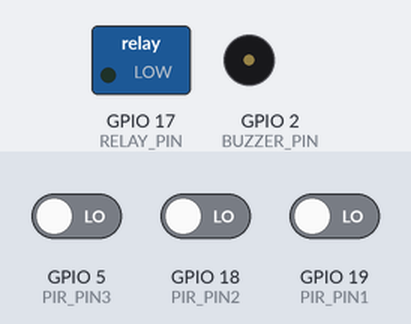
Recording of a sketch running on a simulated ESP32. Parts: switched loads named in the sketch (green lamp = pin HIGH), buzzer (waves = sounding, pin HIGH). The test bench sets the inputs (shaded band); at power-on: GPIO 5 (PIR_PIN3) LOW, GPIO 18 (PIR_PIN2) LOW, GPIO 19 (PIR_PIN1) LOW. WiFi joins after 1.5 s; servers stay silent unless stated; network time is answered at once with the bench clock; the local clock reads 2024-03-15 10:24:30 at power-on unless the sketch sets it; what the sketch prints to the serial monitor is not drawn.

Above: at 3.2 s.
3.3 s: GPIO 5 (PIR_PIN3) driven HIGH
At 5.3 s:
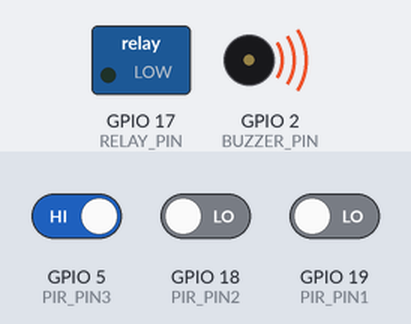
9.2 s: GPIO 5 (PIR_PIN3) driven LOW
At 9.7 s:
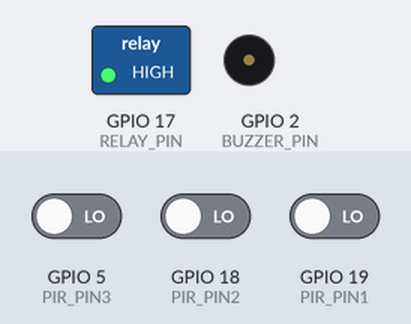
11.9 s: GPIO 18 (PIR_PIN2) driven HIGH
At 13.3 s:
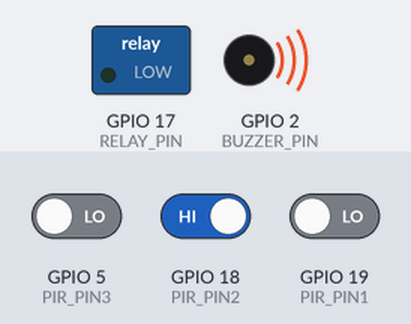
Timing chart, 0 to 20.6 s (numbered marks = the images above; inputs shaded):
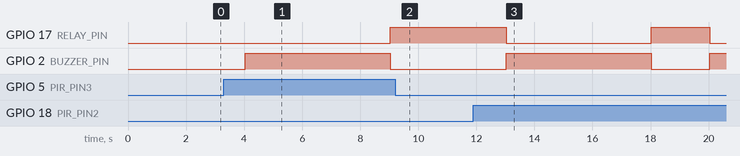

The sketch:

theft_detection.ino
```cpp
#include <Arduino.h>
#include <Wire.h>
#include <Adafruit_Sensor.h>
#include <WiFi.h>
#include <NTPClient.h>
#include <WiFiUdp.h>
  #include <Arduino_ConnectionHandler.h>

#define PIR_PIN1 19 // Connect PIR sensor 1 to GPIO 2
#define PIR_PIN2 18 // Connect PIR sensor 2 to GPIO 4
#define PIR_PIN3 5 // Connect PIR sensor 3 to GPIO 5
#define RELAY_PIN 17 // Connect relay module to GPIO 12
#define BUZZER_PIN 2 // Connect buzzer to GPIO 13
#define NIGHT_MODE_START_HOUR 14 // Night mode start hour (24-hour format)
#define NIGHT_MODE_END_HOUR 14 // Night mode end hour (24-hour format)

const char* ssid = "SCRC_LAB_IOT";
const char* password = "Scrciiith@123";
const char* ntpServer = "pool.ntp.org";
const long gmtOffset_sec = 19800; // GMT offset in seconds (1 hour)
const int daylightOffset_sec = 3600; // Daylight offset in seconds (1 hour)
  WiFiConnectionHandler conn(ssid,password);

WiFiUDP ntpUDP;
NTPClient timeClient(ntpUDP, ntpServer, gmtOffset_sec, daylightOffset_sec);


void setup() {
  pinMode(PIR_PIN1, INPUT);
  pinMode(PIR_PIN2, INPUT);
  pinMode(PIR_PIN3, INPUT);
  pinMode(RELAY_PIN, OUTPUT);
  pinMode(BUZZER_PIN, OUTPUT);

  // Initialize serial communication for debugging
  Serial.begin(115200);

  // Connect to Wi-Fi
  WiFi.begin(ssid, password);
  while (WiFi.status() != WL_CONNECTED) {
    delay(1000);
    Serial.println("Connecting to WiFi...");
  }
  Serial.println("Connected to WiFi");

  // Initialize the NTP client
  timeClient.begin();
  timeClient.setTimeOffset(gmtOffset_sec);
}

void loop() {
  conn.check(); // reconnecting the wifi after getting disconnected
  timeClient.update();
  int currentHour = timeClient.getHours();
 Serial.println(currentHour);
  // Check if it's nighttime
  if (currentHour >= NIGHT_MODE_START_HOUR || currentHour < NIGHT_MODE_END_HOUR) {
    // Check for motion from any of the PIR sensors
    if (digitalRead(PIR_PIN1) || digitalRead(PIR_PIN2) || digitalRead(PIR_PIN3)) {
      // Motion detected during nighttime, trigger the relay and buzzer
      digitalWrite(RELAY_PIN, LOW);
      digitalWrite(BUZZER_PIN, HIGH);
      Serial.print("Motion Detected");
      delay(5000); // Delay for 1 second (adjust as needed)
      digitalWrite(RELAY_PIN, HIGH);
      digitalWrite(BUZZER_PIN, LOW);
    }
  }
delay(2000);
}
```

Measured:
- after the input at 3.3 s, GPIO 17 (RELAY_PIN): LOW → HIGH after 5.7 s; GPIO 2 (BUZZER_PIN): LOW → HIGH after 0.73 s, → LOW 5.0 s later
- after the input at 9.2 s, GPIO 17 (RELAY_PIN): stays HIGH (without the input it goes to LOW after 1.8 s); GPIO 2 (BUZZER_PIN): stays LOW (without the input it goes to HIGH after 1.8 s)
- after the input at 11.9 s, GPIO 17 (RELAY_PIN): HIGH → LOW after 1.1 s, → HIGH 5.0 s later, → LOW 2.0 s later; GPIO 2 (BUZZER_PIN): LOW → HIGH after 1.1 s, → LOW 5.0 s later, → HIGH 2.0 s later
